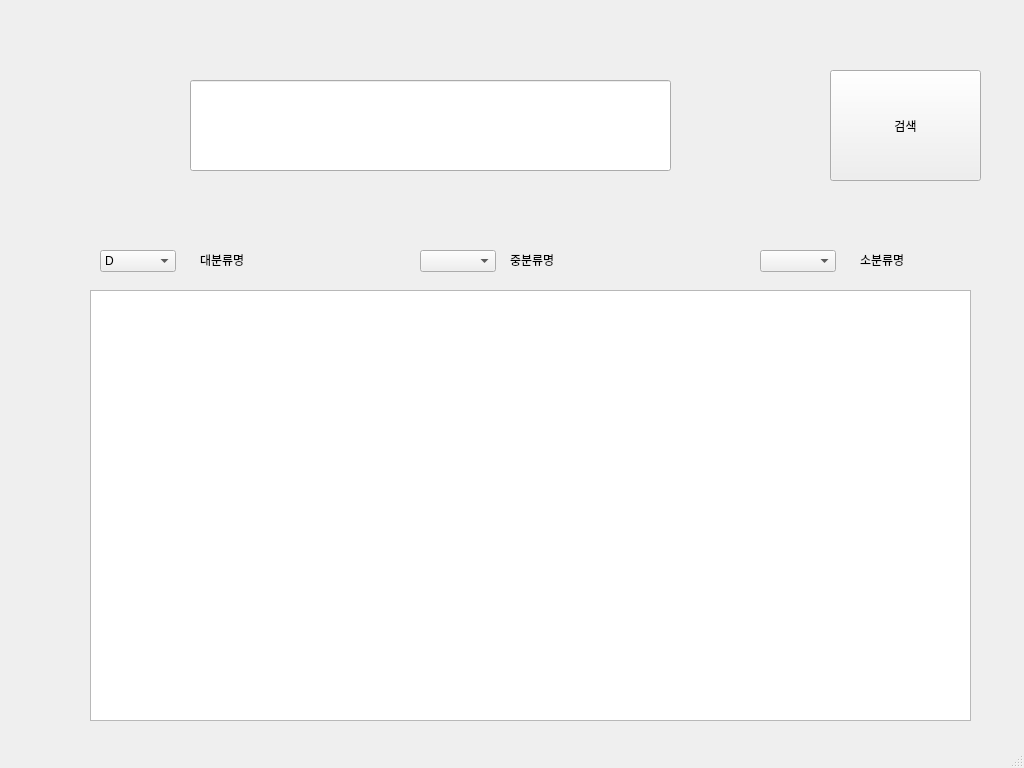
<?xml version="1.0" encoding="UTF-8"?>
<ui version="4.0">
 <class>MainWindow</class>
 <widget class="QMainWindow" name="MainWindow">
  <property name="geometry">
   <rect>
    <x>0</x>
    <y>0</y>
    <width>1024</width>
    <height>768</height>
   </rect>
  </property>
  <property name="windowTitle">
   <string>MainWindow</string>
  </property>
  <widget class="QWidget" name="centralwidget">
   <widget class="QStackedWidget" name="stackedWidget">
    <property name="geometry">
     <rect>
      <x>0</x>
      <y>0</y>
      <width>1024</width>
      <height>721</height>
     </rect>
    </property>
    <widget class="QWidget" name="page">
     <widget class="QPushButton" name="pushButton">
      <property name="geometry">
       <rect>
        <x>830</x>
        <y>70</y>
        <width>151</width>
        <height>111</height>
       </rect>
      </property>
      <property name="text">
       <string>검색</string>
      </property>
     </widget>
     <widget class="QLineEdit" name="lineEdit">
      <property name="geometry">
       <rect>
        <x>190</x>
        <y>80</y>
        <width>481</width>
        <height>91</height>
       </rect>
      </property>
     </widget>
     <widget class="QComboBox" name="comboBox_1">
      <property name="geometry">
       <rect>
        <x>100</x>
        <y>250</y>
        <width>76</width>
        <height>22</height>
       </rect>
      </property>
      <item>
       <property name="text">
        <string>D</string>
       </property>
      </item>
      <item>
       <property name="text">
        <string>F</string>
       </property>
      </item>
      <item>
       <property name="text">
        <string>L</string>
       </property>
      </item>
      <item>
       <property name="text">
        <string>N</string>
       </property>
      </item>
      <item>
       <property name="text">
        <string>P</string>
       </property>
      </item>
      <item>
       <property name="text">
        <string>Q</string>
       </property>
      </item>
      <item>
       <property name="text">
        <string>O</string>
       </property>
      </item>
      <item>
       <property name="text">
        <string>R</string>
       </property>
      </item>
     </widget>
     <widget class="QComboBox" name="comboBox_2">
      <property name="geometry">
       <rect>
        <x>420</x>
        <y>250</y>
        <width>76</width>
        <height>22</height>
       </rect>
      </property>
     </widget>
     <widget class="QComboBox" name="comboBox_3">
      <property name="geometry">
       <rect>
        <x>760</x>
        <y>250</y>
        <width>76</width>
        <height>22</height>
       </rect>
      </property>
     </widget>
     <widget class="QTableWidget" name="tableWidget">
      <property name="geometry">
       <rect>
        <x>90</x>
        <y>290</y>
        <width>881</width>
        <height>431</height>
       </rect>
      </property>
     </widget>
     <widget class="QLabel" name="label">
      <property name="geometry">
       <rect>
        <x>200</x>
        <y>250</y>
        <width>80</width>
        <height>20</height>
       </rect>
      </property>
      <property name="text">
       <string>대분류명</string>
      </property>
     </widget>
     <widget class="QLabel" name="label_2">
      <property name="geometry">
       <rect>
        <x>510</x>
        <y>250</y>
        <width>80</width>
        <height>20</height>
       </rect>
      </property>
      <property name="text">
       <string>중분류명</string>
      </property>
     </widget>
     <widget class="QLabel" name="label_3">
      <property name="geometry">
       <rect>
        <x>860</x>
        <y>250</y>
        <width>80</width>
        <height>20</height>
       </rect>
      </property>
      <property name="text">
       <string>소분류명</string>
      </property>
     </widget>
    </widget>
    <widget class="QWidget" name="page_2"/>
   </widget>
  </widget>
  <widget class="QMenuBar" name="menubar">
   <property name="geometry">
    <rect>
     <x>0</x>
     <y>0</y>
     <width>1024</width>
     <height>21</height>
    </rect>
   </property>
  </widget>
  <widget class="QStatusBar" name="statusbar"/>
 </widget>
 <resources/>
 <connections/>
</ui>
